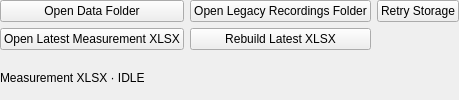
<?xml version='1.0' encoding='utf-8'?>
<ui version="4.0">
 <class>recordingStorageActions</class>
 <widget class="QWidget" name="recordingStorageActions">
  <layout class="QGridLayout" name="actionsLayout">
   <item row="0" column="0">
    <widget class="QPushButton" name="dataWorkspaceOpenRoot">
     <property name="text">
      <string>Open Data Folder</string>
     </property>
    </widget>
   </item>
   <item row="0" column="1">
    <widget class="QPushButton" name="dataWorkspaceOpenLegacy">
     <property name="text">
      <string>Open Legacy Recordings Folder</string>
     </property>
    </widget>
   </item>
   <item row="0" column="2">
    <widget class="QPushButton" name="dataWorkspaceRetryStorage">
     <property name="text">
      <string>Retry Storage</string>
     </property>
    </widget>
   </item>
   <item row="1" column="0">
    <widget class="QPushButton" name="dataWorkspaceOpenMeasurementWorkbook">
     <property name="text">
      <string>Open Latest Measurement XLSX</string>
     </property>
     <property name="accessibleName">
      <string>Open latest Measurement workbook</string>
     </property>
     <property name="toolTip">
      <string>Open the newest &lt;start time&gt;_measurement.xlsx in the data folder with the system spreadsheet application. Each Measurement (Start to Stop) has its own workbook.</string>
     </property>
    </widget>
   </item>
   <item row="1" column="1">
    <widget class="QPushButton" name="dataWorkspaceRebuildMeasurementWorkbook">
     <property name="text">
      <string>Rebuild Latest XLSX</string>
     </property>
     <property name="toolTip">
      <string>Rebuild the latest Measurement workbook from its saved JSONL/CSV inputs.</string>
     </property>
    </widget>
   </item>
   <item row="2" column="0" rowspan="1" colspan="3">
    <widget class="QLabel" name="workbookStatus">
     <property name="text">
      <string>Measurement XLSX · IDLE</string>
     </property>
     <property name="wordWrap">
      <bool>true</bool>
     </property>
    </widget>
   </item>
   <property name="leftMargin">
    <number>0</number>
   </property>
   <property name="topMargin">
    <number>0</number>
   </property>
   <property name="rightMargin">
    <number>0</number>
   </property>
   <property name="bottomMargin">
    <number>0</number>
   </property>
  </layout>
 </widget>
 <resources />
 <connections />
</ui>
